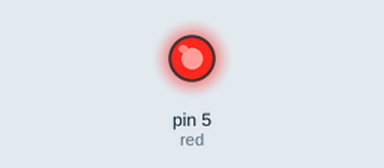
Recording of a sketch running on a simulated Arduino Uno, built with avr-gcc and run on an emulated ATmega328P. On the bench: output pins drawn as LEDs (lit = HIGH).

Above: at 0.1 s.
Timing chart, 0 to 1.6 s (numbered marks = the images above):
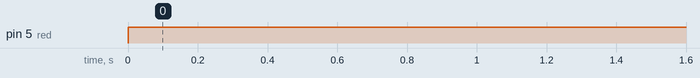

Measured:
- by itself, pin 5 (red): LOW → HIGH at 0.00 s

The sketch:

Pintest.ino
```cpp
int red = 5;
void setup() {
  // put your setup code here, to run once:
  pinMode (red,OUTPUT);
}

void loop() {
  // put your main code here, to run repeatedly:
  digitalWrite(red, HIGH);
}
```
